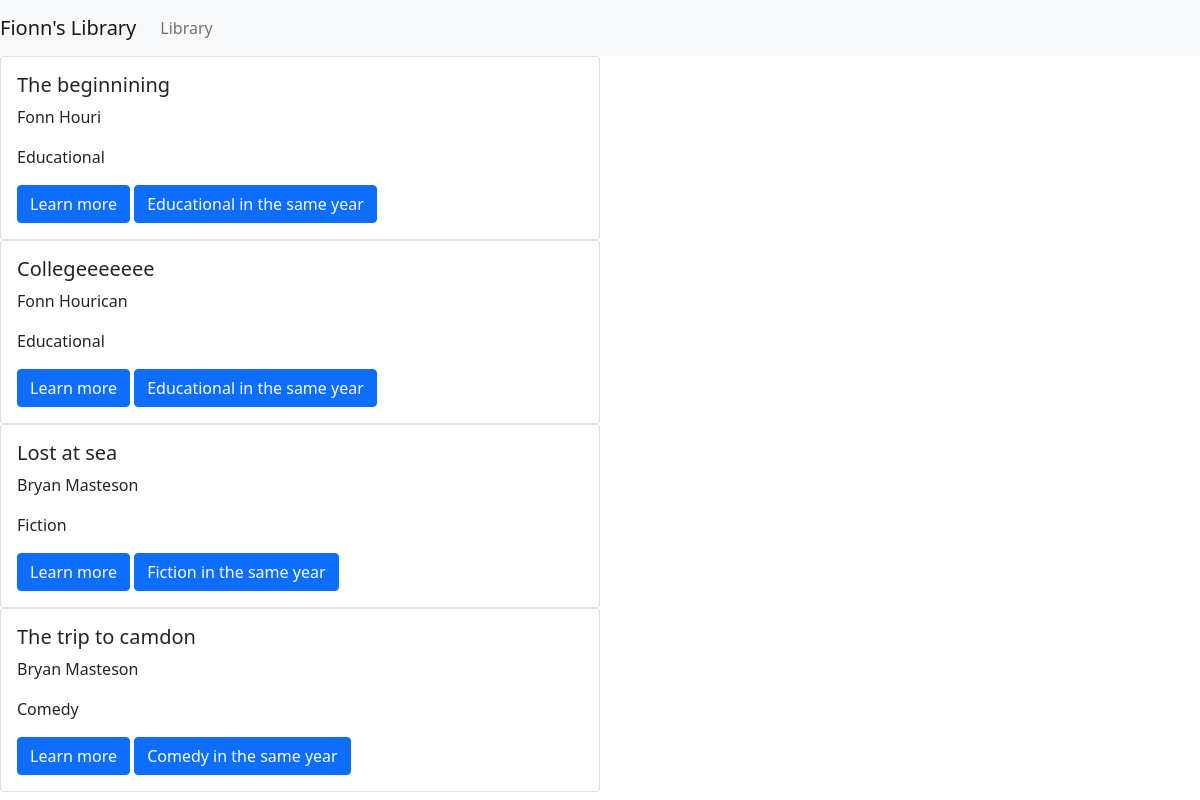
/books, run on the app's committed database.
### templates/models.py (models this page shows)
class Book(models.Model):
    id = models.AutoField(primary_key=True)
    year = models.IntegerField()
    author = models.CharField(max_length=30) # charfields have to have a max length
    price = models.DecimalField(max_digits=5, decimal_places=2) # number from 0.0-999.99
    title = models.TextField()
    synopsis = models.TextField()
    genre = models.TextField(null=True)

### templates/views.py (the view)
# urls.py: path('books', views.view_all_books, name='all_books'),
def view_all_books(request):
    all_books = Book.objects.all() # obtain a list of all books
    return render(request, 'all_books.html', {'books':all_books}) # pass this list to a webpage

### templates/templates/all_books.html (shortened to what this page needs)
{% extends 'base.html' %}
{% block content %}
  {% for b in books %}
    <div class="card w-50">
      <div class="card-body">
        <h5 class="card-title">{{ b.title }}</h5>
        <p class="card-text">{{b.author }}</p>
        <p class="card-text">{{ b.genre }}</p>
        <a href="books/{{ b.id }}" class="btn btn-primary">Learn more</a>
        <a href="books/category/{{ b.genre }}/year/{{ b.year }}" class="btn btn-primary">{{ b.genre }} in the same year</a>
      </div>
    </div>
  {% endfor %}
{% endblock %}

### templates/templates/base.html (shortened to what this page needs)
<!DOCTYPE html>
<html>
	<head>
		<link href="https://cdn.jsdelivr.net/npm/bootstrap@5.0.2/dist/css/bootstrap.min.css" rel="stylesheet">
	</head>
	<body>
		<nav class="navbar navbar-expand-lg navbar-light bg-light">
			<a class="navbar-brand" href="#">Fionn's Library</a>
			<div class="collapse navbar-collapse" id="navbarSupportedContent">
			  <ul class="navbar-nav mr-auto">
				<li class="nav-item active">
				  <a class="nav-link" href="/books">Library</a>
				</li>
			  </ul>
			</div>
		  </nav>
	{% block content %}
	{% endblock %}
	</body>
</html>

### data on the page
Book: title "The beginnining", author "Fonn Houri", genre "Educational"
Book: title "Collegeeeeeee", author "Fonn Hourican", genre "Educational"
Book: title "Lost at sea", author "Bryan Masteson", genre "Fiction"
Book: title "The trip to camdon", author "Bryan Masteson", genre "Comedy"
